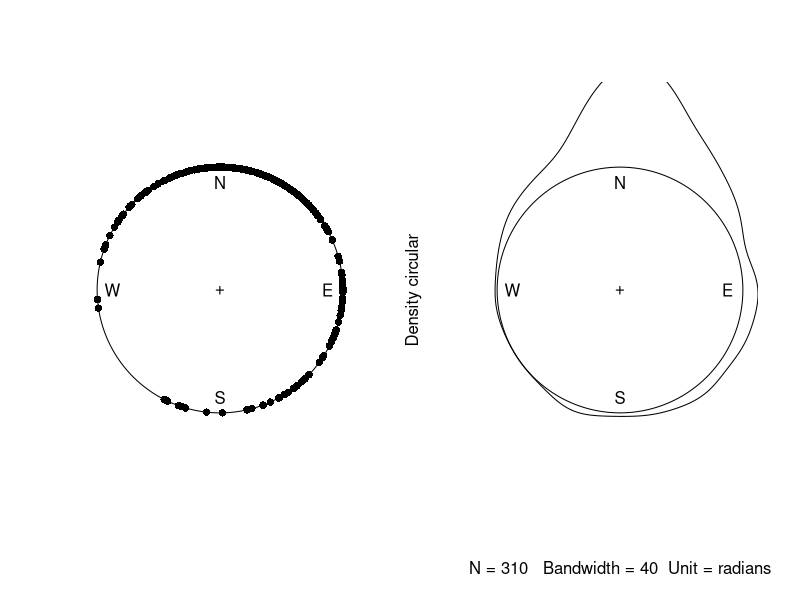

Reproduce this figure in R.
library(circular)


### Name: wind
### Title: Col De La Roa wind direction
### Aliases: wind
### Keywords: datasets

### ** Examples

  data(wind)
  wind <- circular(wind, template='geographics')
  par(mfcol=c(1,2))
  plot(wind)
  plot(density(wind, bw=40), main='')
